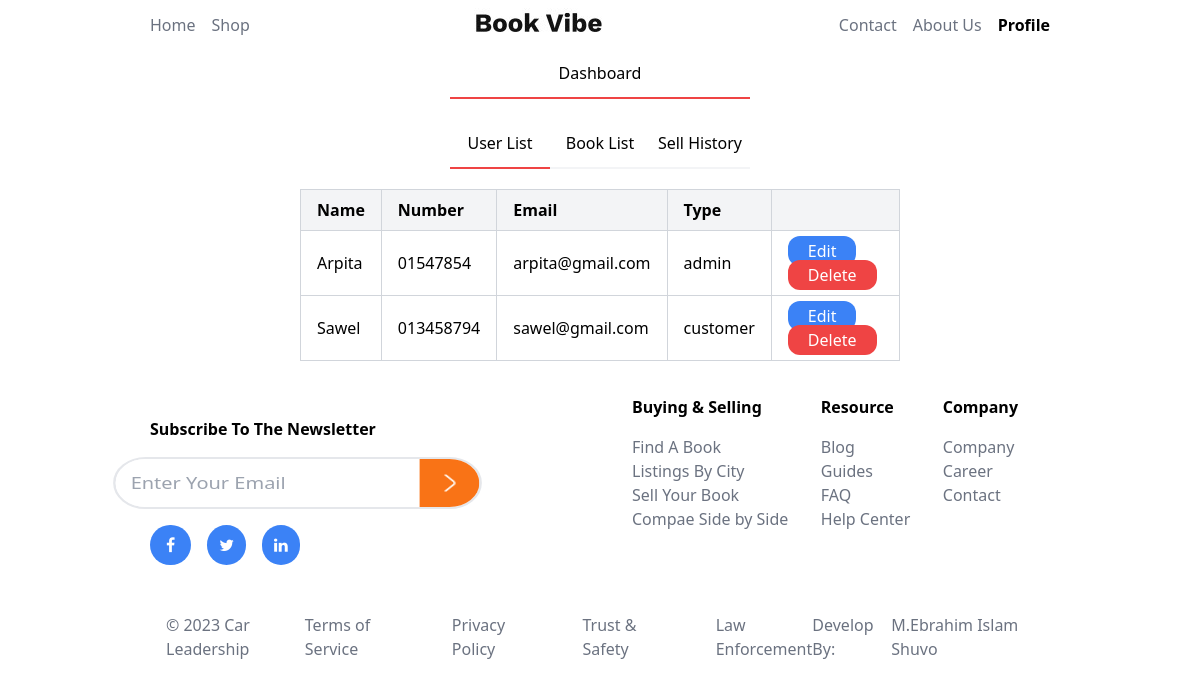
The app's page /admin.php with its own data.
### tables this page shows
CREATE TABLE `consumer` (
  `name` varchar(30) DEFAULT NULL,
  `phone` varchar(30) DEFAULT NULL,
  `email` varchar(40) DEFAULT NULL,
  `password` varchar(30) DEFAULT NULL,
  `type` varchar(30) NOT NULL
);

### admin.php (the view, shortened to what this page needs)
<?php
    require_once("confiq\conection.php");
$sql = "SELECT name,phone,email,type FROM consumer";
$result = $con->query($sql);
?>
<!DOCTYPE html>
<html lang="en">
<head>
    <link rel="stylesheet" href="https://cdnjs.cloudflare.com/ajax/libs/font-awesome/4.7.0/css/font-awesome.min.css">
    <script src="https://cdn.tailwindcss.com"></script>
</head>
<body>
    <div class="flex flex-col items-center text-gray-500">
        <div class="flex md:justify-between justify-center items-center w-9/12 m-auto gap-4">
            <div class="flex gap-4">
                <a href="index.php" class="hover:scale-110 hover:font-semibold hover:text-black">Home</a>
                <a href="shop.php" class="hover:scale-110 hover:font-semibold hover:text-black">Shop</a>
            </div>
            <img class="hidden md:block" src="photo/logo.jpg" alt="">
            <div class="flex gap-4">
                <a class="hover:scale-110 hover:font-semibold hover:text-black">Contact</a>
                <a class="hover:scale-110 hover:font-semibold hover:text-black">About Us</a>
                <a href="Customer.php" class="font-semibold text-black">Profile</a>
            </div>
        </div>
    </div>
     <div class="flex w-full pb-5 md:w-6/12 m-auto">
        <p class="text-center w-[50%] border-b-2 border-red-500 py-3 m-auto">Dashboard</p>
     </div>
    <div class="order-history-section md:w-6/12 m-auto">
        <div class="flex w-full pb-5 md:w-6/12 m-auto">
            <a href="admin.php" class="text-center w-[50%] border-b-2 border-red-500 py-3 m-auto">User List</a>
            <a href="car.php" class="text-center w-[50%] border-b-2 border-gray-100 py-3 m-auto">Book List</a>
            <a href="sell.php" class="text-center w-[50%] border-b-2 border-gray-100 py-3 m-auto">Sell History</a>
        </div>
        <table class="table-auto w-full border-collapse border border-gray-300">
            <thead class="bg-gray-100">
                <tr>
                    <th class="border border-gray-300 px-4 py-2 text-left">Name</th>
                    <th class="border border-gray-300 px-4 py-2 text-left">Number</th>
                    <th class="border border-gray-300 px-4 py-2 text-left">Email</th>
                    <th class="border border-gray-300 px-4 py-2 text-left">Type</th>
                    <th class="border border-gray-300 px-4 py-2 text-left"></th>
                </tr>
            </thead>
            <tbody>
                <?php
                    while($row = mysqli_fetch_array($result)){
                    ?>
                    <tr">
                        <td class="border border-gray-300 px-4 py-2"><?php echo $row['name']?></td>
                        <td class="border border-gray-300 px-4 py-2"><?php echo $row['phone']?></td>
                        <td class="border border-gray-300 px-4 py-2"><?php echo $row['email']?></td>
                        <td class="border border-gray-300 px-4 py-2"><?php echo $row['type']?></td>
                        <td class="border border-gray-300 px-4 py-2">
                            <a class="bg-blue-500 text-white px-5  py-1 rounded-xl" href="editUserInfo.php?email=<?php echo urlencode($row['email']); ?>" class="btn btn-primary">Edit</a>
                            <a class="bg-red-500 text-white px-5  py-1 rounded-xl" href="confiq/deleteUser.php?email=<?php echo urlencode($row['email']); ?>" class="btn btn-primary">Delete</a>
                        </td>
                    <?php
                    }
                ?>
            </tbody>
        </table>
    </div>
    <div class="flex flex-col md:flex-row md:justify-between md:w-9/12 m-auto items-center">
        <div class="flex flex-col items-center md:items-start gap-4  md:mt-14 mt-7">
            <h4 class="font-semibold">Subscribe To The Newsletter</h4>
            <div class="flex scale-x-125 border-2 rounded-full">
                <input class="rounded-l-full pl-3" type="email" placeholder="Enter Your Email">
                <img class="p-3 bg-orange-500 rounded-r-full" src="photo/arrow-right-white.png" alt="">
            </div>
            <div class=" flex items-center gap-4 mb-8 md:0">
                <a href="#" class="fa fa-facebook bg-blue-500 hover:bg-blue-700 text-white py-3 px-4 rounded-full"></a>
                <a href="#" class="fa fa-twitter bg-blue-500 hover:bg-blue-700 text-white py-3 px-3 rounded-full"></a>
                <a href="#" class="fa fa-linkedin bg-blue-500 hover:bg-blue-700 text-white py-3 px-3 rounded-full"></a>
            </div>
        </div>
        <div class="flex justify-between p-8 md:p- pt-0 w-11/12 md:w-6/12 text-gray-500">
            <div class="flex flex-col gap-4">
                <h3 class="text-black font-bold">Buying & Selling</h3>
                <div class="">
                    <p>Find A Book</p>
                    <p>Listings By City</p>
                    <p>Sell Your Book</p>
                    <p>Compae Side by Side</p>
                </div>
            </div>
            <div class="flex flex-col gap-4">
                <h3 class="text-black font-bold">Resource</h3>
                <div class="">
                    <p>Blog</p>
                    <p>Guides</p>
                    <p>FAQ</p>
                    <p>Help Center</p>
                </div>
            </div>
            <div class="flex flex-col gap-4">
                <h3 class="text-black font-bold">Company</h3>
                <div class="">
                    <p>Company</p>
                    <p>Career</p>
                    <p>Contact</p>
                </div>
            </div>
        </div>
    </div>
    <div class="">
        <div class="text-gray-500 px-4 flex flex-col items-center md:flex-row md:justify-between md:w-9/12 m-auto md:p-4 ">
            <div class="">
                <p>© 2023 Car Leadership</p>
            </div>
            <div class="flex justify-between md:gap-14">
                <p>Terms of Service</p>
                <p>Privacy Policy</p>
                <p>Trust & Safety</p>
                <p>Law Enforcement</p>
            </div>
            <div class="flex gap-2">
                <p>Develop By: </p>
                <a href="https://www.facebook.com/ebrahim.islam.2003">M.Ebrahim Islam Shuvo</a>
            </div>
        </div>
    </div>
</body>
</html>

### records on screen
consumer: name "Arpita", phone "01547854", email "arpita@gmail.com", type "admin"
consumer: name "Sawel", phone "013458794", email "sawel@gmail.com", type "customer"
